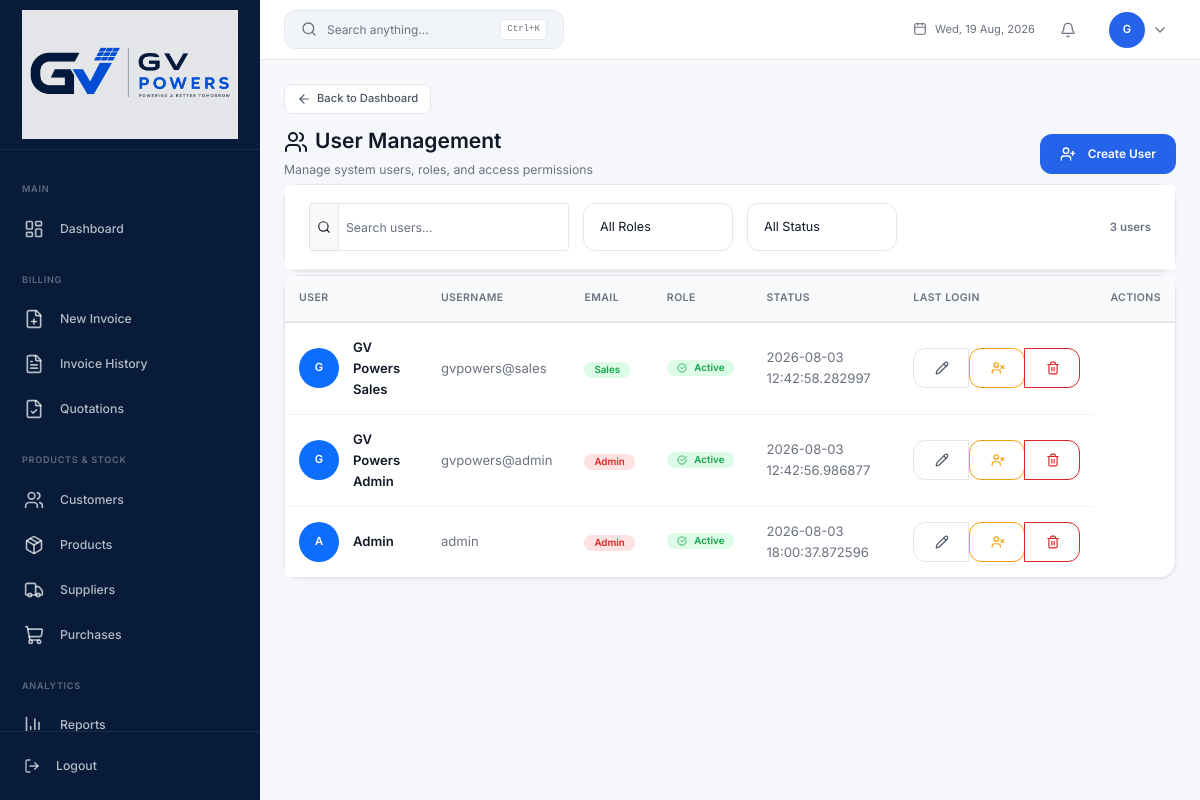
Page /users (signed in) on the earlier database version.
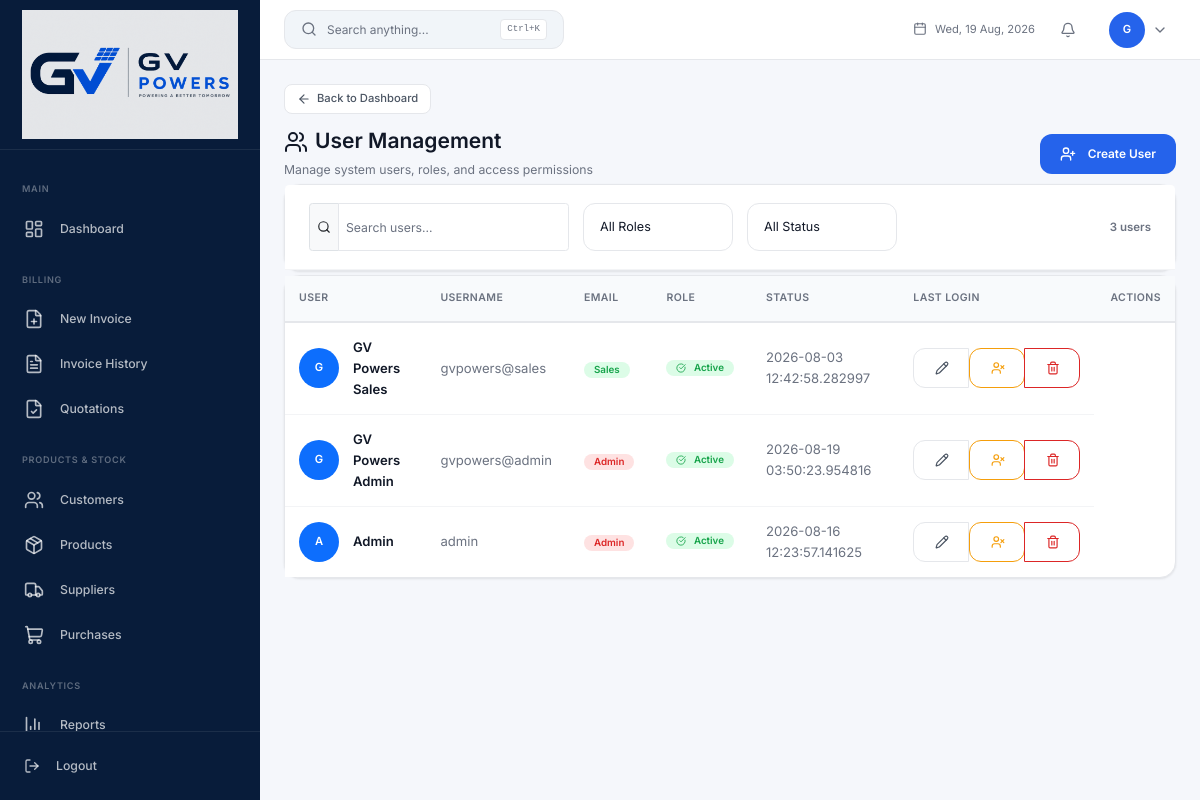
Same page on the later database version.
### app.py (models this page shows, shortened)
class User(UserMixin, db.Model):
    __tablename__ = 'users'
    id = db.Column(db.Integer, primary_key=True)
    username = db.Column(db.String(80), unique=True, nullable=False)
    email = db.Column(db.String(120), unique=True, nullable=False)
    password_hash = db.Column(db.String(256), nullable=False)
    full_name = db.Column(db.String(120), nullable=False)
    role = db.Column(db.String(20), default='staff')
    is_active = db.Column(db.Boolean, default=True)
    last_login = db.Column(db.DateTime)
    created_at = db.Column(db.DateTime, default=datetime.utcnow)
    updated_at = db.Column(db.DateTime, default=datetime.utcnow, onupdate=datetime.utcnow)
    @property
    def is_admin(self): return self.role == 'admin'

### app.py (the view)
@app.route('/users')
@admin_required
def users_list():
    return render_template('admin/users.html', users=User.query.order_by(User.created_at.desc()).all())

### app.py (called while the page is built)
def admin_required(f):
    @wraps(f)
    def decorated(*args, **kwargs):
        if not current_user.is_authenticated: flash('Please log in.', 'warning'); return redirect(url_for('login'))
        if not current_user.is_admin: flash('Admin access required.', 'danger'); return redirect(url_for('index'))
        return f(*args, **kwargs)
    return decorated

@app.before_request
def enforce_role_permissions():
    if not current_user.is_authenticated:
        return
    if current_user.is_admin:
        return
    ep = request.endpoint or ''
    if ep in SALES_ENDPOINTS or ep.startswith('static'):
        return
    flash('You do not have permission to access this page.', 'danger')
    return redirect(url_for('dashboard'))

### templates/admin/users.html (shortened to what the changed rows need)
{% extends "layouts/admin_layout.html" %}
{% block content %}
<div class="card">
  <div class="card-body p-0">
    <div class="table-responsive">
      <table class="table table-hover align-middle mb-0" id="usersTable">
        <thead>
          <tr>
            <th class="ps-3">User</th>
            <th>Username</th>
            <th>Email</th>
            <th>Role</th>
            <th>Status</th>
            <th>Last Login</th>
            <th class="text-end pe-3">Actions</th>
          </tr>
        </thead>
        <tbody>
          {% for user in users or [] %}
          <tr data-role="{{ user.role }}" data-status="{{ 'active' if user.is_active else 'inactive' }}">
            <td class="ps-3">
              <div class="d-flex align-items-center">
                <div class="rounded-circle bg-primary d-flex align-items-center justify-content-center me-3" style="width:40px;height:40px;flex-shrink:0;">
                  <span class="text-white fw-semibold" style="font-size:0.8rem;">{{ (user.full_name or user.username)[0]|upper }}</span>
                </div>
                <div>
                  <div class="fw-semibold">{{ user.full_name or user.username }}</div>
                </div>
              </div>
            </td>
            <td class="text-muted">{{ user.username }}</td>
            <td>
              <span class="badge {{ 'badge-danger' if user.role == 'admin' else 'badge-info' if user.role == 'manager' else 'badge-success' if user.role == 'sales' else 'badge-secondary' }}">
                {{ user.role | capitalize }}
              </span>
            </td>
            <td>
              {% if user.is_active %}
                <span class="badge badge-success"><i data-lucide="check-circle" style="width:10px;height:10px;" class="me-1"></i>Active</span>
              {% else %}
                <span class="badge badge-danger"><i data-lucide="x-circle" style="width:10px;height:10px;" class="me-1"></i>Inactive</span>
              {% endif %}
            </td>
            <td class="text-muted">{{ user.last_login or 'Never' }}</td>
            <td class="text-end pe-3">
              <div class="btn-group btn-group-sm">
                <button class="btn btn-outline-secondary" title="Edit" data-bs-toggle="modal" data-bs-target="#editUserModal{{ user.id }}">
                  <i data-lucide="pencil" style="width:14px;height:14px;"></i>
                </button>
                <form method="POST" action="{{ url_for('toggle_user', user_id=user.id) }}" class="d-inline">
                  <button type="submit" class="btn btn-outline-{{ 'warning' if user.is_active else 'success' }}" title="{{ 'Deactivate' if user.is_active else 'Activate' }}">
                    <i data-lucide="{{ 'user-x' if user.is_active else 'user-check' }}" style="width:14px;height:14px;"></i>
                  </button>
                </form>
                <button class="btn btn-outline-danger" title="Delete" data-bs-toggle="modal" data-bs-target="#deleteUserModal{{ user.id }}">
                  <i data-lucide="trash-2" style="width:14px;height:14px;"></i>
                </button>
              </div>
            </td>
          </tr>
          {% endfor %}
        </tbody>
      </table>
    </div>
  </div>
</div>
{% endblock %}

### templates/layouts/admin_layout.html (shortened to what the changed rows need)
{% extends "base.html" %}
{% block body %}
<div class="app-wrapper">
    <div class="main-content">
        <header class="top-navbar">
            <div class="dropdown erp-menu" data-erp-menu>
                <button class="user-dropdown erp-menu__trigger" data-erp-trigger aria-expanded="false" style="gap:.5rem;height:auto;width:auto;border-radius:12px;padding:.35rem .5rem;border:1px solid transparent;">
                    <div class="user-avatar">{{ current_user.full_name[0] }}</div>
                    <i data-lucide="chevron-down" style="width:16px;height:16px;color:var(--text-muted);"></i>
                </button>
            </div>
        </header>
        <div class="page-content">
            {% block content %}{% endblock %}
        </div>
    </div>
</div>
{% endblock %}

Differences in the rows shown:
changed User "GV Powers Admin": last_login "2026-08-03 12:42:56.986877" → "2026-08-19 03:50:23.954816"
changed User "admin": last_login "2026-08-03 18:00:37.872596" → "2026-08-16 12:23:57.141625"
